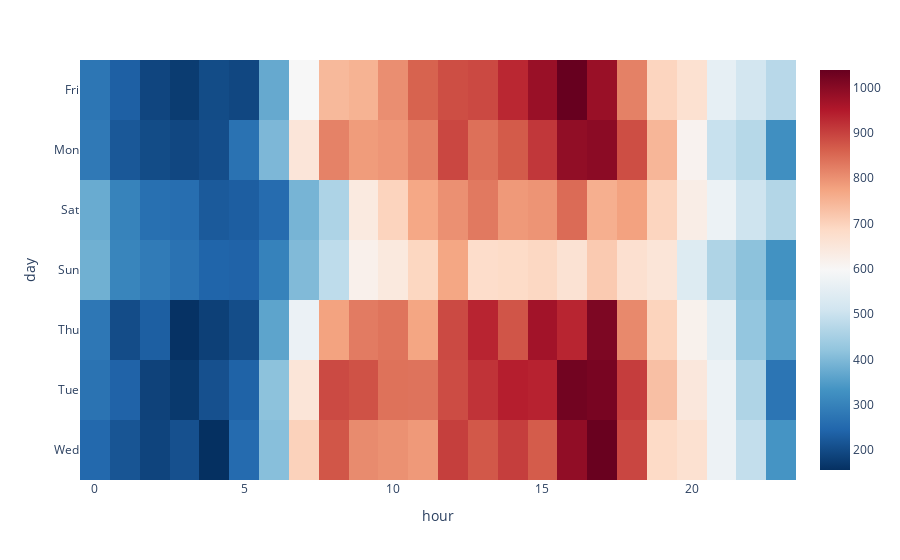

This figure's notebook cell:
### Code cell
fig = px.imshow(day_hour, color_continuous_scale = "RdBu_r")
fig.show()

### Figure 1 — Plotly figure (JSON) as saved in the notebook; plotly's stock layout.template omitted (floating-point values rounded to 4 significant figures; data arrays with more than 128 entries replaced by an {"elided": "..."} marker saying what was removed)
{"data": [{"coloraxis": "coloraxis", "hovertemplate": "hour: %{x}<br>day: %{y}<br>color: %{z}<extra></extra>", "name": "0", "type": "heatmap", "x": [0, 1, 2, 3, 4, 5, 6, 7, 8, 9, 10, 11, 12, 13, 14, 15, 16, 17, 18, 19, 20, 21, 22, 23], "xaxis": "x", "y": ["Fri", "Mon", "Sat", "Sun", "Thu", "Tue", "Wed"], "yaxis": "y", "z": {"elided": "7x24 int values"}}], "layout": {"coloraxis": {"colorscale": [[0, "rgb(5,48,97)"], [0.1, "rgb(33,102,172)"], [0.2, "rgb(67,147,195)"], [0.3, "rgb(146,197,222)"], [0.4, "rgb(209,229,240)"], [0.5, "rgb(247,247,247)"], [0.6, "rgb(253,219,199)"], [0.7, "rgb(244,165,130)"], [0.8, "rgb(214,96,77)"], [0.9, "rgb(178,24,43)"], [1, "rgb(103,0,31)"]]}, "margin": {"t": 60}, "xaxis": {"anchor": "y", "constrain": "domain", "domain": [0, 1], "scaleanchor": "y", "title": {"text": "hour"}}, "yaxis": {"anchor": "x", "autorange": "reversed", "constrain": "domain", "domain": [0, 1], "title": {"text": "day"}}}}
